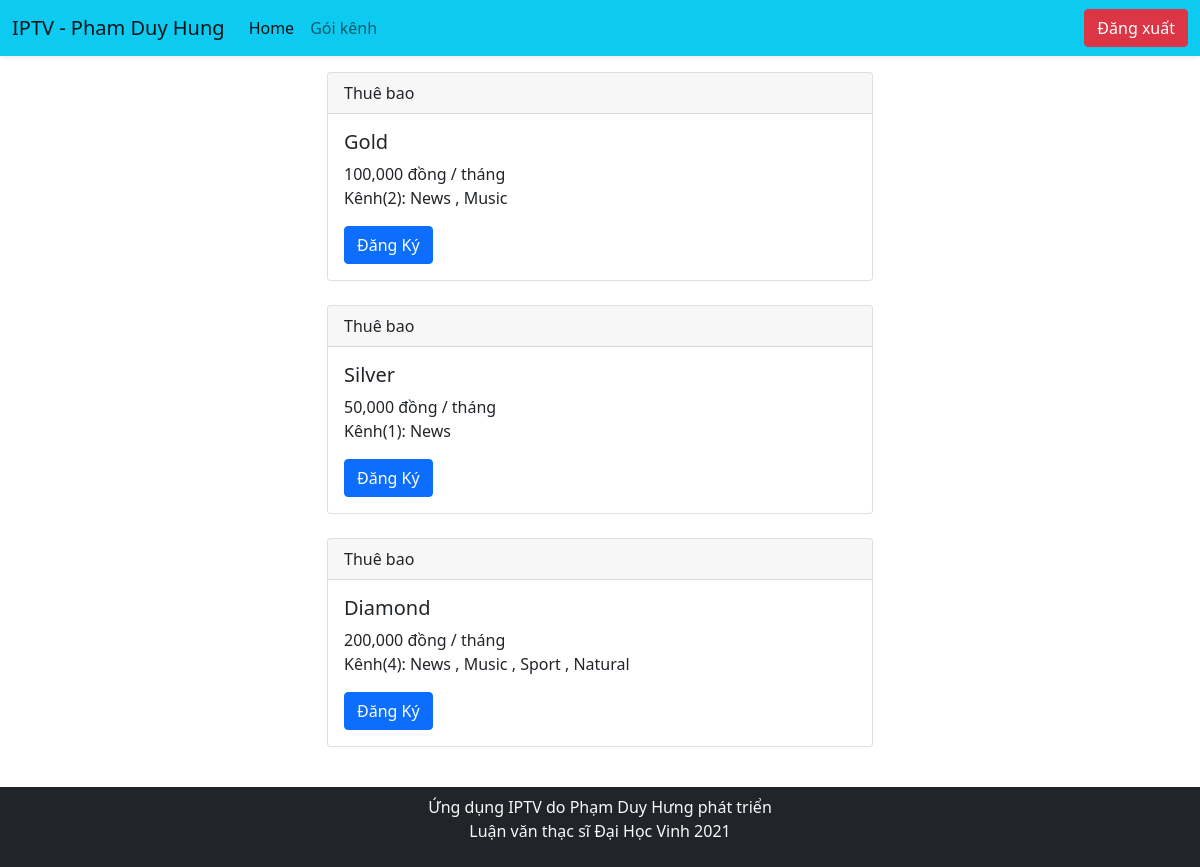
Page /group/ on the committed database.
### iptv_mobile/models.py (models this page shows, shortened)
class Group(models.Model):
    title = models.CharField(max_length=10)
    stream = models.ManyToManyField(Stream)
    price = models.IntegerField()
    def stream_list(self):
        list_stream = []
        for i in self.stream.all():
            list_stream.append(i)
        return list_stream

class Stream(models.Model):
    title = models.CharField(max_length=50)
    cover = models.ImageField(max_length=200, upload_to='img')
    description = models.CharField(max_length=200)
    url = models.CharField(max_length=200)
    def __str__(self):
        return self.title

### iptv_mobile/views.py (the view)
# urls.py: path('group/', views.group, name='group'),
def group(request):
    group = Group.objects.all()
    context = {
        'group': group
    }
    return render(request, 'group.html', context)

### iptv_mobile/templates/group.html (shortened to what this page needs)
{% extends 'base.html' %}
{% load humanize %}
{% block content %}
<div class="container">
    <div class="row py-3 justify-content-center">
        <div class="col-lg-6 ">
           {% for i in group %}
           <div class="card mb-4">
            <div class="card-header">
              Thuê bao
            </div>
            <div class="card-body">
              <h5 class="card-title">{{ i.title }}</h5>
              {{ i.price|intcomma }} đồng / tháng
              <p class="card-text">Kênh({{ i.stream_list|length }}): {% for j in i.stream_list %}
                {{ j }}
                {% if not forloop.last %} ,{% endif %}
                {% endfor %}</p>
                <button type="button" class="btn btn-primary" data-bs-toggle="modal" data-bs-target="#exampleModal{{i.id}}">
                    Đăng Ký
                </button>
            </div>
          </div>
           {% endfor %}
        </div>
    </div>
</div>
{% endblock %}

### rows in the picture
Group: title "Gold", price "100,000", stream_list|length "2"
Stream: title "News"
Stream: title "Music"
Group: title "Silver", price "50,000", stream_list|length "1"
Group: title "Diamond", price "200,000", stream_list|length "4"
Stream: title "Sport"
Stream: title "Natural"
